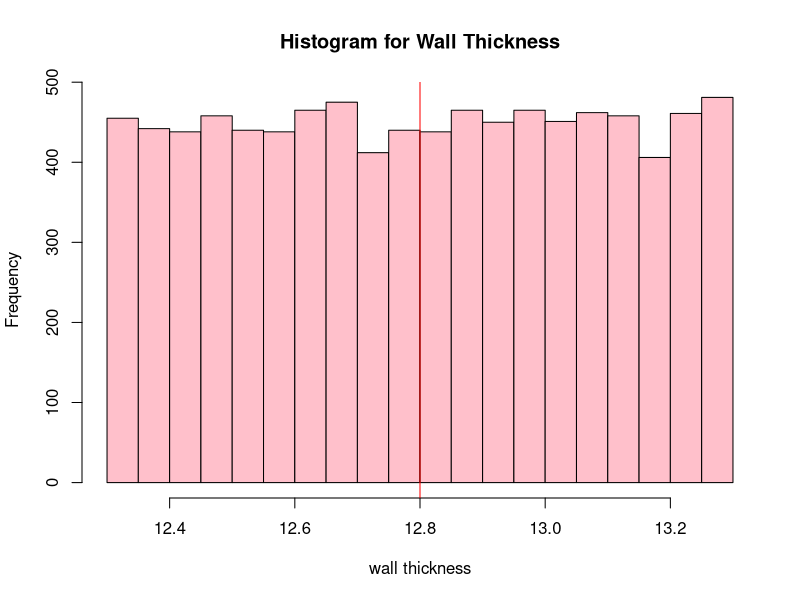
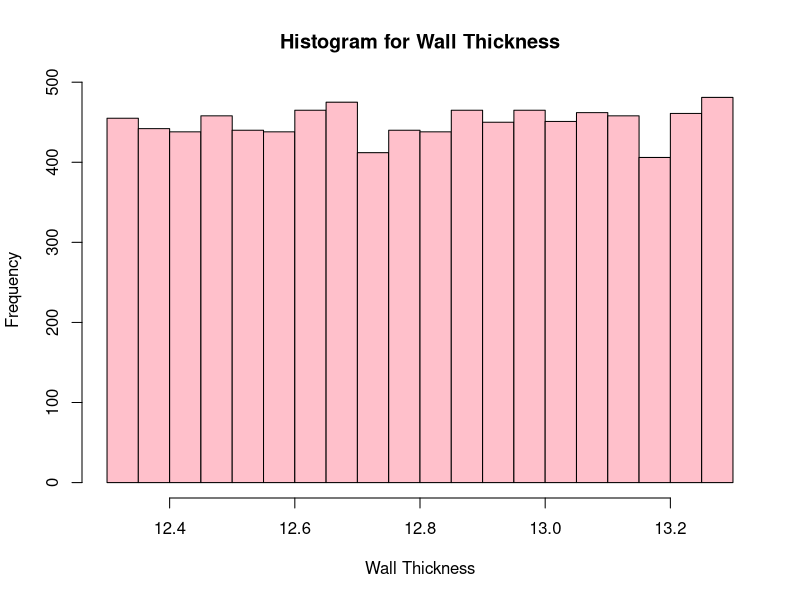

Write the R code that produced these figures, in order.
### CLT

data <-read.csv("dataset_clt.csv")

dim(data)
head(data,10)

# Media Pop
mean(data$Wall.Thickness)

# Plot Histograma
hist(data$Wall.Thickness, col = "pink",main = "Histogram for Wall Thickness", xlab = "wall thickness")
abline(v=12.8,col="red",lty=1)

# Ajuste
pdf("histogram.pdf", width = 6, height = 4)  # Define o tamanho do gráfico
hist(data$Wall.Thickness, col = "pink", main = "Histogram for Wall Thickness", xlab = "Wall Thickness")
dev.off()


